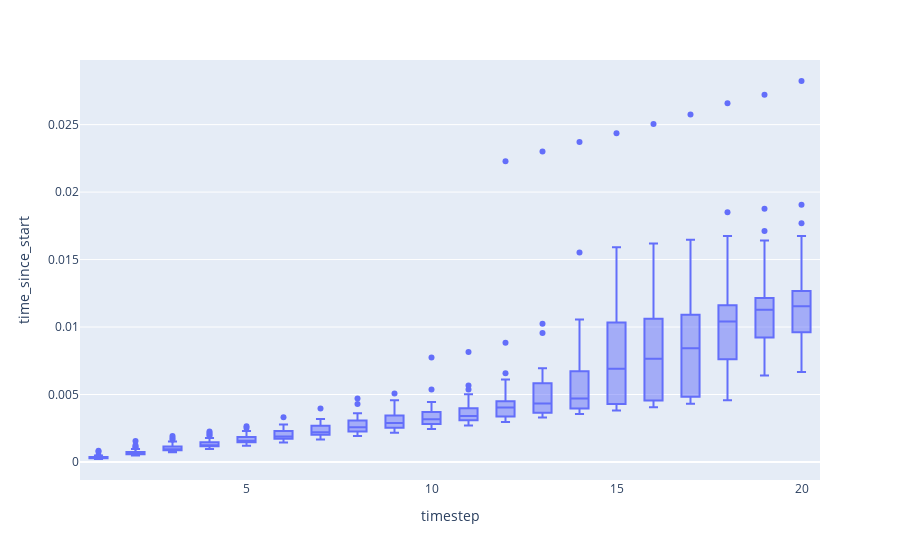

Here is the notebook cell this chart was saved with:
### Code cell
from cadCAD_tools.profiling.visualizations import visualize_elapsed_time_per_ts

visualize_elapsed_time_per_ts(df, relative=False)

### Figure 1 — Plotly figure (JSON) as saved in the notebook; plotly's stock layout.template omitted (floating-point values rounded to 4 significant figures; data arrays with more than 128 entries replaced by an {"elided": "..."} marker saying what was removed)
{"data": [{"alignmentgroup": "True", "hovertemplate": "timestep=%{x}<br>time_since_start=%{y}<extra></extra>", "legendgroup": "", "marker": {"color": "#636efa"}, "name": "", "notched": false, "offsetgroup": "", "orientation": "v", "showlegend": false, "type": "box", "x": {"elided": "630 int values"}, "x0": " ", "xaxis": "x", "y": {"elided": "630 float values"}, "y0": " ", "yaxis": "y"}], "layout": {"boxmode": "group", "legend": {"tracegroupgap": 0}, "margin": {"t": 60}, "xaxis": {"anchor": "y", "domain": [0, 1], "title": {"text": "timestep"}}, "yaxis": {"anchor": "x", "domain": [0, 1], "title": {"text": "time_since_start"}}}}
